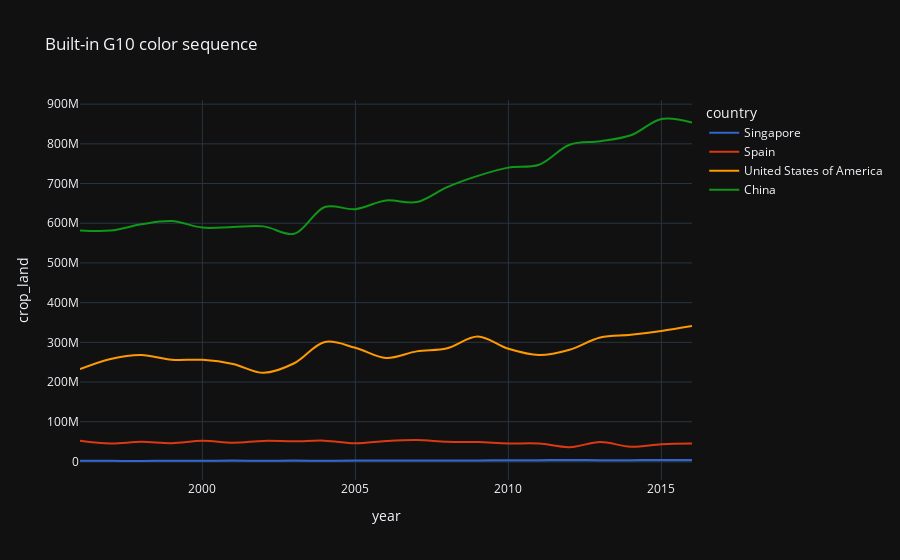

Here is the notebook cell this chart was saved with:
### Code cell
import plotly.express as px
for template in ["plotly_dark"]:
    fig = px.line(countries, x="year", y="crop_land", color="country", line_group="country",
              line_shape="spline", render_mode="svg",
                  template=template,
             color_discrete_sequence=px.colors.qualitative.G10,
             title="Built-in G10 color sequence")

fig.show()

### Figure 1 — Plotly figure (JSON) as saved in the notebook; plotly's stock layout.template omitted (floating-point values rounded to 4 significant figures)
{"data": [{"hovertemplate": "country=Singapore<br>year=%{x}<br>crop_land=%{y}<extra></extra>", "legendgroup": "Singapore", "line": {"color": "#3366CC", "dash": "solid", "shape": "spline"}, "mode": "lines", "name": "Singapore", "orientation": "v", "showlegend": true, "type": "scatter", "x": [1996, 1997, 1998, 1999, 2000, 2001, 2002, 2003, 2004, 2005, 2006, 2007, 2008, 2009, 2010, 2011, 2012, 2013, 2014, 2015, 2016], "xaxis": "x", "y": [1571000.0, 1498000.0, 1044000.0, 1874000.0, 1861000.0, 2083000.0, 1899000.0, 2006000.0, 1986000.0, 2000000.0, 2024000.0, 2168000.0, 2459000.0, 2528000.0, 2854000.0, 3154000.0, 3521000.0, 3132000.0, 3218000.0, 3377000.0, 3248000.0], "yaxis": "y"}, {"hovertemplate": "country=Spain<br>year=%{x}<br>crop_land=%{y}<extra></extra>", "legendgroup": "Spain", "line": {"color": "#DC3912", "dash": "solid", "shape": "spline"}, "mode": "lines", "name": "Spain", "orientation": "v", "showlegend": true, "type": "scatter", "x": [1996, 1997, 1998, 1999, 2000, 2001, 2002, 2003, 2004, 2005, 2006, 2007, 2008, 2009, 2010, 2011, 2012, 2013, 2014, 2015, 2016], "xaxis": "x", "y": [52350000.0, 45340000.0, 49250000.0, 45940000.0, 51900000.0, 47160000.0, 51710000.0, 50740000.0, 52250000.0, 45690000.0, 51350000.0, 53870000.0, 49550000.0, 48790000.0, 45270000.0, 44950000.0, 35920000.0, 48840000.0, 36930000.0, 43340000.0, 45190000.0], "yaxis": "y"}, {"hovertemplate": "country=United States of America<br>year=%{x}<br>crop_land=%{y}<extra></extra>", "legendgroup": "United States of America", "line": {"color": "#FF9900", "dash": "solid", "shape": "spline"}, "mode": "lines", "name": "United States of America", "orientation": "v", "showlegend": true, "type": "scatter", "x": [1996, 1997, 1998, 1999, 2000, 2001, 2002, 2003, 2004, 2005, 2006, 2007, 2008, 2009, 2010, 2011, 2012, 2013, 2014, 2015, 2016], "xaxis": "x", "y": [232400000.0, 258100000.0, 268100000.0, 256200000.0, 255900000.0, 245600000.0, 223100000.0, 247200000.0, 300900000.0, 286100000.0, 260500000.0, 277197277, 285200000.0, 314700000.0, 283800000.0, 268000000.0, 281200000.0, 312200000.0, 318900000.0, 328600000.0, 340900000.0], "yaxis": "y"}, {"hovertemplate": "country=China<br>year=%{x}<br>crop_land=%{y}<extra></extra>", "legendgroup": "China", "line": {"color": "#109618", "dash": "solid", "shape": "spline"}, "mode": "lines", "name": "China", "orientation": "v", "showlegend": true, "type": "scatter", "x": [1996, 1997, 1998, 1999, 2000, 2001, 2002, 2003, 2004, 2005, 2006, 2007, 2008, 2009, 2010, 2011, 2012, 2013, 2014, 2015, 2016], "xaxis": "x", "y": [581900000.0, 581500000.0, 597300000.0, 605500000.0, 589000000.0, 590650458, 592100000.0, 573300000.0, 641100000.0, 635500000.0, 657338430, 653300000.0, 691200000.0, 719300000.0, 740100000.0, 747400000.0, 797900000.0, 806600000.0, 821600000.0, 862600000.0, 853900000.0], "yaxis": "y"}], "layout": {"legend": {"title": {"text": "country"}, "tracegroupgap": 0}, "title": {"text": "Built-in G10 color sequence"}, "xaxis": {"anchor": "y", "domain": [0, 1], "title": {"text": "year"}}, "yaxis": {"anchor": "x", "domain": [0, 1], "title": {"text": "crop_land"}}}}
